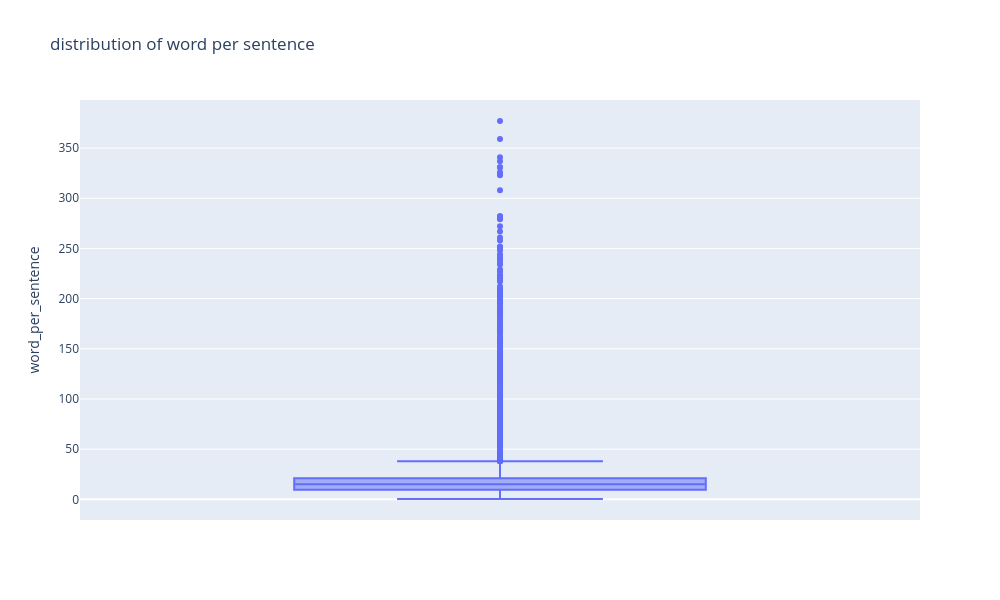

The notebook cell this image was saved under:
### Code cell
px.box(df,y='word_per_sentence',title="distribution of word per sentence",height=600, width=1000)

### Figure 1 — Plotly figure (JSON) as saved in the notebook; plotly's stock layout.template omitted (floating-point values rounded to 4 significant figures; data arrays with more than 128 entries replaced by an {"elided": "..."} marker saying what was removed)
{"data": [{"alignmentgroup": "True", "hovertemplate": "word_per_sentence=%{y}<extra></extra>", "legendgroup": "", "marker": {"color": "#636efa"}, "name": "", "notched": false, "offsetgroup": "", "orientation": "v", "showlegend": false, "type": "box", "x0": " ", "xaxis": "x", "y": {"elided": "52002 float values"}, "y0": " ", "yaxis": "y"}], "layout": {"boxmode": "group", "height": 600, "legend": {"tracegroupgap": 0}, "title": {"text": "distribution of word per sentence"}, "width": 1000, "xaxis": {"anchor": "y", "domain": [0, 1]}, "yaxis": {"anchor": "x", "domain": [0, 1], "title": {"text": "word_per_sentence"}}}}
